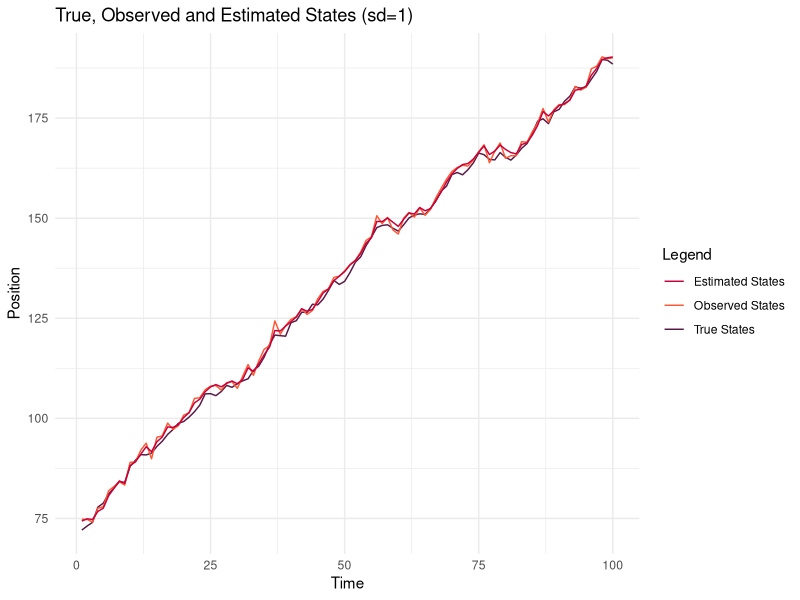
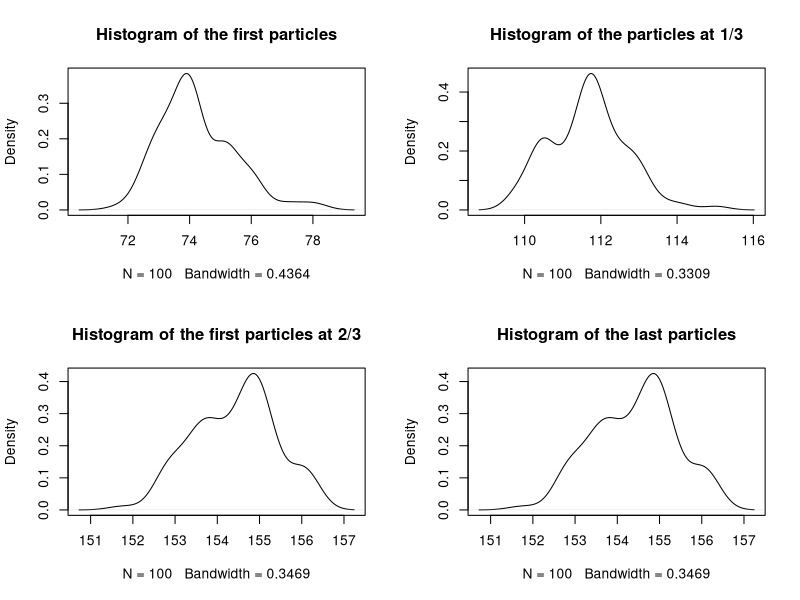
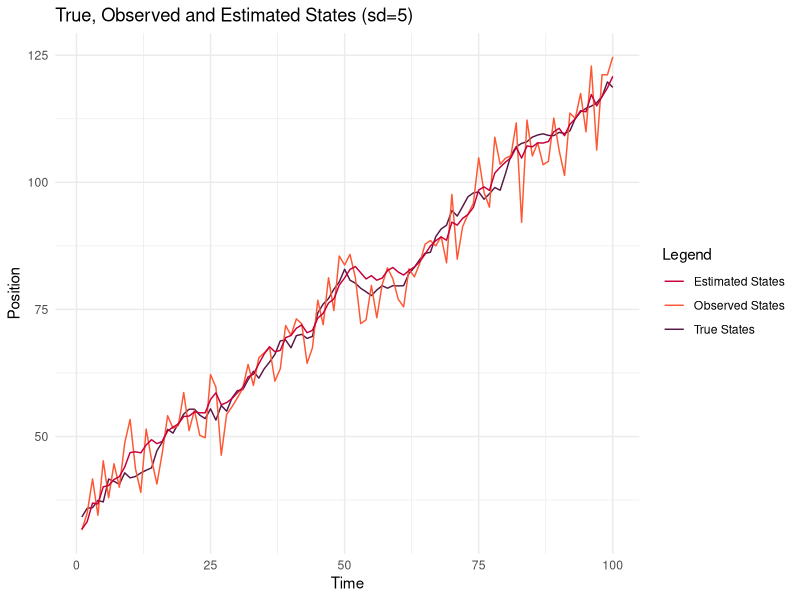
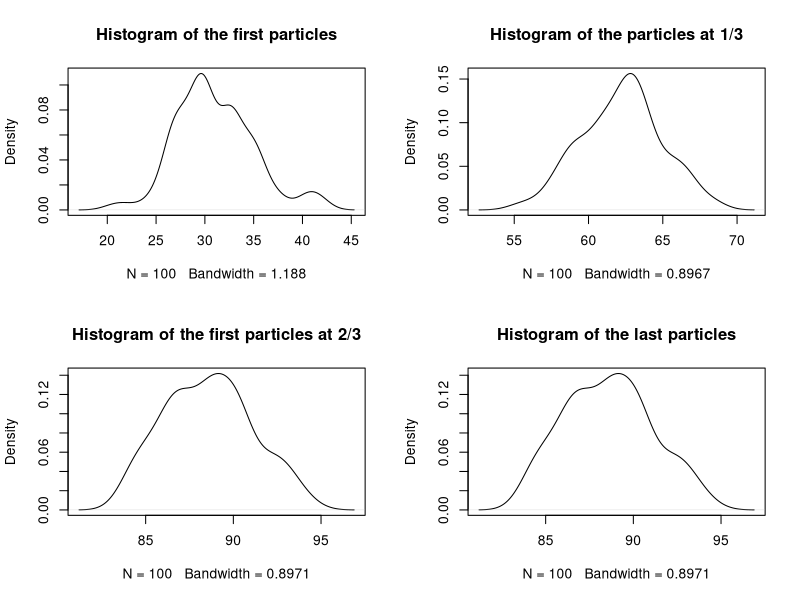
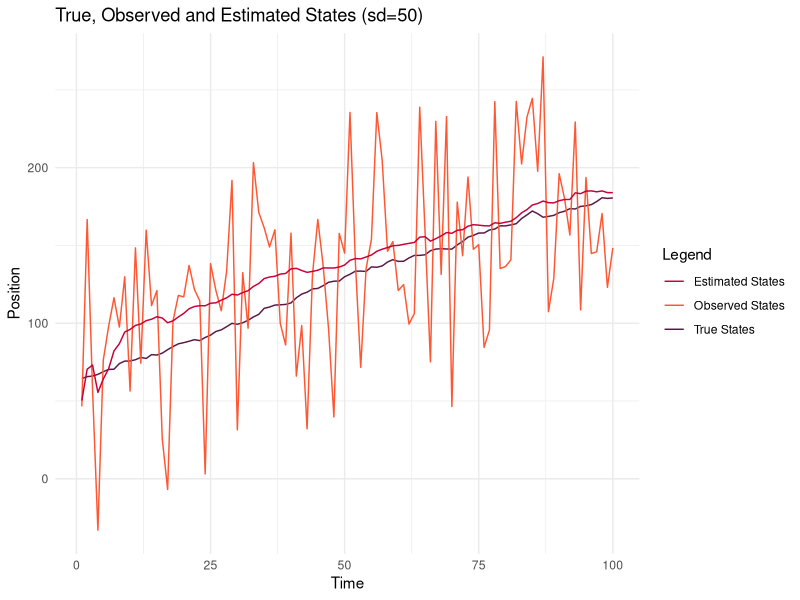
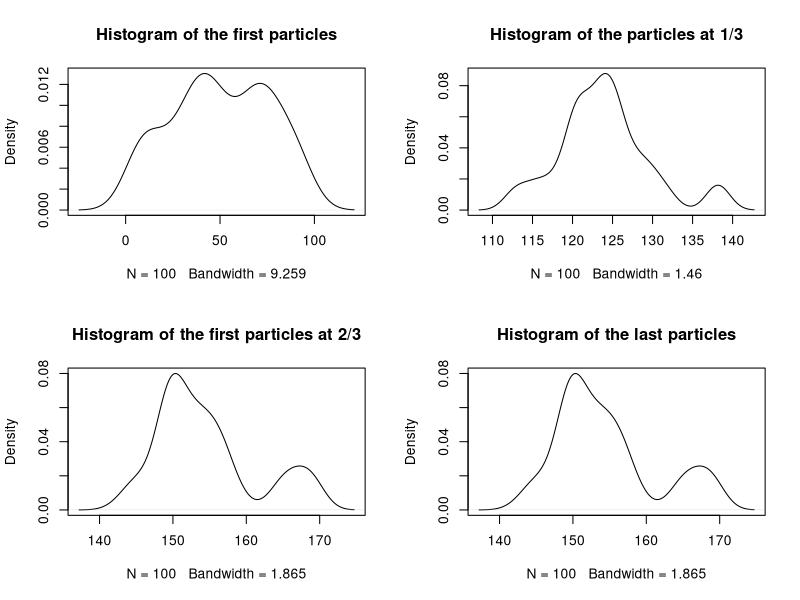
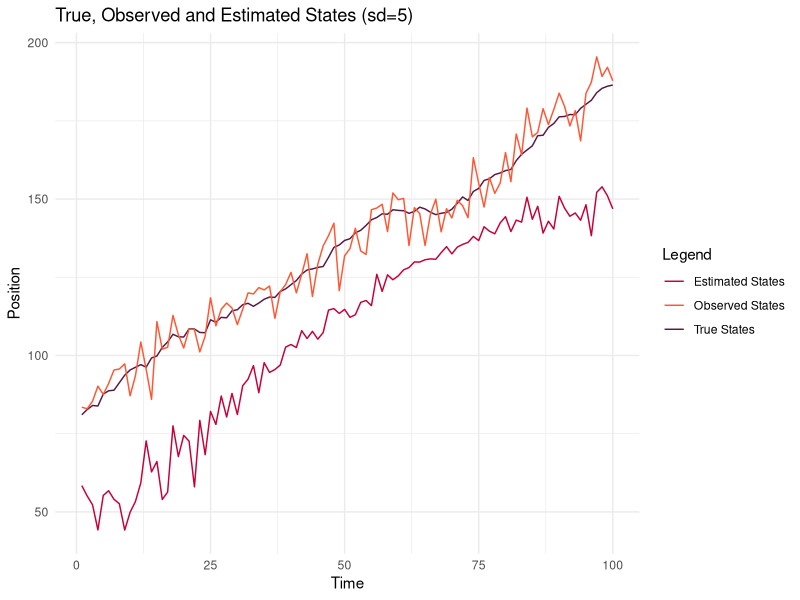
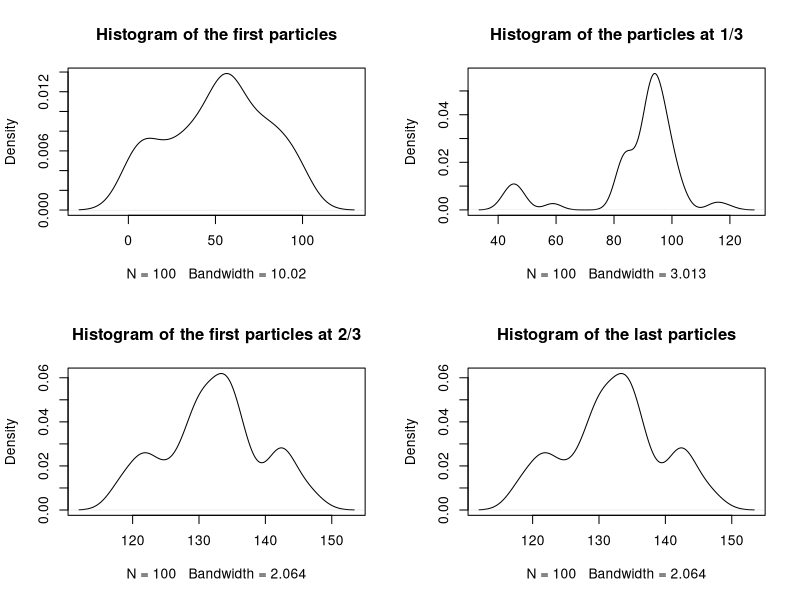

Reproduce these figures in R, in order.
## ---- chunk 1
library(ggplot2)
knitr::opts_chunk$set(echo = TRUE)
set.seed(12345)
## ---- chunk 2

# Parameter setup
partice_sample_size = 100 # M
iterations = 100 # T

rtransition = function(z_t_1, sd=1) {
  return(rnorm(1, sample(c(0,1,2), size=1)+z_t_1, sd=sd))
}

remission = function(n, z_t, sd=1) {
  return(rnorm(1, sample(c(0,1,2), size=1)+z_t, sd=sd))
}

demission = function(x_t, z_t, sd=1) {
  return(sum(dnorm(x_t, c(0, -1, 1)+z_t, sd=sd))/3)
}

rinit = function(n) {
  return(runif(n, 0, 100))
}

sample_observations = function(n, sd_emission=1) {
  # First observation
  states = vector(length = n) # Z
  observations = vector(length = n) # X
  
  states[1] = rinit(1)
  observations[1] = remission(1, states[1], sd_emission)
  
  for (i in 2:n) {
    states[i] = rtransition(states[i-1])
    observations[i] = remission(1, states[i], sd_emission)
  }
  
  return(data.frame(states = states, obs = observations))
}

particle_filter = function(observations, T=100, M=100, sd_emission=1, corr=TRUE) {
  
  particle_plot_locations = c(1, round(100/3), round(100/3*2), T)
  
  particle_df = data.frame(matrix(nrow = M, ncol=length(particle_plot_locations)))
  
  X = matrix(nrow = T, ncol = M) # Posterior believe
  X_bar = matrix(nrow = T, ncol = M) # Prior believe
  W = matrix(nrow = T, ncol = M)
  Z = vector(length = T)
  
  for (t in 1:T) {
    
    if (t == 1) {
      # Initialization
      X_temp = rinit(M)
      # Prediction
      X_bar[t,] = sapply(X_temp, rtransition)
    }
    else {
      # Prediction
      X_bar[t,] = sapply(X[t-1,], rtransition)
    }
    
    # Importance Weight
    W[t, ] = sapply(X_bar[t,], demission, z_t = observations[t], sd=sd_emission)
    # Normalize
    W[t, ] = W[t, ]/sum(W[t, ])
    # Correction
    if (corr) {
      prob = W[t,]
    }
    else {
      prob = rep(1, length(W[t,]))
    }
    X[t,] = sample(X_bar[t,], M, prob = prob, replace = TRUE)
    # Taken from Bishop
    Z[t] = as.numeric(W[t, ] %*% X[t, ])
    
    if (t %in% particle_plot_locations) {
      particle_df[, match(t, particle_plot_locations)] = X[t,]
    }
    
  }
  
  return(list(X=X, X_bar=X_bar, W=W, Z=Z, particles=particle_df))
}


## ---- chunk 3

sd_emission = 1

observations = sample_observations(iterations, sd_emission)

res = particle_filter(observations$obs,
                      T = iterations,
                      M = partice_sample_size,
                      sd_emission = sd_emission)

## ---- chunk 4

df = data.frame(time = 1:iterations,
                true_states=observations$states,
                observed_states=observations$obs,
                estimated_states=res$Z)

ggplot(df) +
  geom_line(aes(x = time, y = true_states, colour = "True States")) +
  geom_line(aes(x = time, y = observed_states, colour = "Observed States")) +
  geom_line(aes(x = time, y = estimated_states, colour = "Estimated States")) +
  labs(title = "True, Observed and Estimated States (sd=1)",
       y = "Position",
       x = "Time", color = "Legend") +
  scale_color_manual(values = c("#C70039", "#FF5733", "#581845")) +
  theme_minimal()

par(mfrow = c(2, 2))
plot(density(res$particles[,1]), main="Histogram of the first particles")
plot(density(res$particles[,2]), main="Histogram of the particles at 1/3")
plot(density(res$particles[,3]), main="Histogram of the first particles at 2/3")
plot(density(res$particles[,3]), main="Histogram of the last particles")

## ---- chunk 5

sd_emission = 5

observations = sample_observations(iterations, sd_emission)

res = particle_filter(observations$obs,
                      T = iterations,
                      M = partice_sample_size,
                      sd_emission = sd_emission)

## ---- chunk 6

df = data.frame(time = 1:iterations,
                true_states=observations$states,
                observed_states=observations$obs,
                estimated_states=res$Z)

ggplot(df) +
  geom_line(aes(x = time, y = true_states, colour = "True States")) +
  geom_line(aes(x = time, y = observed_states, colour = "Observed States")) +
  geom_line(aes(x = time, y = estimated_states, colour = "Estimated States")) +
  labs(title = "True, Observed and Estimated States (sd=5)",
       y = "Position",
       x = "Time", color = "Legend") +
  scale_color_manual(values = c("#C70039", "#FF5733", "#581845")) +
  theme_minimal()

par(mfrow = c(2, 2))
plot(density(res$particles[,1]), main="Histogram of the first particles")
plot(density(res$particles[,2]), main="Histogram of the particles at 1/3")
plot(density(res$particles[,3]), main="Histogram of the first particles at 2/3")
plot(density(res$particles[,3]), main="Histogram of the last particles")

## ---- chunk 7

sd_emission = 50

observations = sample_observations(iterations, sd_emission)

res = particle_filter(observations$obs,
                      T = iterations,
                      M = partice_sample_size,
                      sd_emission = sd_emission)

## ---- chunk 8

df = data.frame(time = 1:iterations,
                true_states=observations$states,
                observed_states=observations$obs,
                estimated_states=res$Z)

ggplot(df) +
  geom_line(aes(x = time, y = true_states, colour = "True States")) +
  geom_line(aes(x = time, y = observed_states, colour = "Observed States")) +
  geom_line(aes(x = time, y = estimated_states, colour = "Estimated States")) +
  labs(title = "True, Observed and Estimated States (sd=50)",
       y = "Position",
       x = "Time", color = "Legend") +
  scale_color_manual(values = c("#C70039", "#FF5733", "#581845")) +
  theme_minimal()

par(mfrow = c(2, 2))
plot(density(res$particles[,1]), main="Histogram of the first particles")
plot(density(res$particles[,2]), main="Histogram of the particles at 1/3")
plot(density(res$particles[,3]), main="Histogram of the first particles at 2/3")
plot(density(res$particles[,3]), main="Histogram of the last particles")

## ---- chunk 9

sd_emission = 5

observations = sample_observations(iterations, sd_emission)

res = particle_filter(observations$obs,
                      T = iterations,
                      M = partice_sample_size,
                      sd_emission = sd_emission,
                      corr=FALSE)

## ---- chunk 10

df = data.frame(time = 1:iterations,
                true_states=observations$states,
                observed_states=observations$obs,
                estimated_states=res$Z)

ggplot(df) +
  geom_line(aes(x = time, y = true_states, colour = "True States")) +
  geom_line(aes(x = time, y = observed_states, colour = "Observed States")) +
  geom_line(aes(x = time, y = estimated_states, colour = "Estimated States")) +
  labs(title = "True, Observed and Estimated States (sd=5)",
       y = "Position",
       x = "Time", color = "Legend") +
  scale_color_manual(values = c("#C70039", "#FF5733", "#581845")) +
  theme_minimal()

par(mfrow = c(2, 2))
plot(density(res$particles[,1]), main="Histogram of the first particles")
plot(density(res$particles[,2]), main="Histogram of the particles at 1/3")
plot(density(res$particles[,3]), main="Histogram of the first particles at 2/3")
plot(density(res$particles[,3]), main="Histogram of the last particles")
